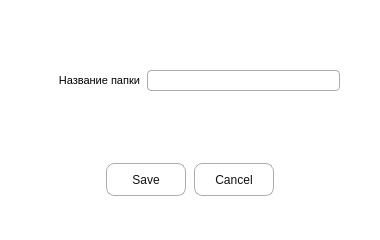
<?xml version="1.0" encoding="UTF-8"?>
<ui version="4.0">
 <class>add_folder_dialog</class>
 <widget class="QDialog" name="add_folder_dialog">
  <property name="geometry">
   <rect>
    <x>0</x>
    <y>0</y>
    <width>380</width>
    <height>240</height>
   </rect>
  </property>
  <property name="minimumSize">
   <size>
    <width>380</width>
    <height>240</height>
   </size>
  </property>
  <property name="maximumSize">
   <size>
    <width>380</width>
    <height>300</height>
   </size>
  </property>
  <property name="windowTitle">
   <string>Создание папки</string>
  </property>
  <property name="styleSheet">
   <string notr="true">QDialog{
background-color: rgb(255, 255, 255);
}

QWidget{
background-color: rgb(255, 255, 255);
}

QFrame{
	border-color: rgb(245, 242, 242);
background-color: rgb(255, 255, 255);
}

QPushButton{
	width: 70px;
	height: 23px;
	color: rgb(17,17,17);
	border-width: 1px;
	border-radius: 8px;
	border-color: rgb(174, 171, 171);
	border-style: solid;
	background-color: rgb(255, 255, 255);
	margin: 1px;
	padding: 4px;
}

QPushButton:hover{
	width: 70px;
	height: 23px;
	color: rgb(17,17,17);
	border-width: 1px;
	border-radius: 8px;
	border-color: rgb(174, 171, 171);
	border-style: solid;
	background-color: rgb(249, 247, 247);
	margin: 1px;
	padding: 2px;
}

QLineEdit{
	border-width: 1px;
	border-radius: 4px;
	border-style: solid;
	border-color: rgb(174, 171, 171);
	margin: 1px;
	padding: 2px;
	background-color: rgb(255, 255, 255);
}

</string>
  </property>
  <widget class="QDialogButtonBox" name="buttonBox">
   <property name="geometry">
    <rect>
     <x>0</x>
     <y>150</y>
     <width>380</width>
     <height>60</height>
    </rect>
   </property>
   <property name="font">
    <font>
     <pointsize>8</pointsize>
    </font>
   </property>
   <property name="orientation">
    <enum>Qt::Horizontal</enum>
   </property>
   <property name="standardButtons">
    <set>QDialogButtonBox::Cancel|QDialogButtonBox::Save</set>
   </property>
   <property name="centerButtons">
    <bool>true</bool>
   </property>
  </widget>
  <widget class="QWidget" name="horizontalLayoutWidget">
   <property name="geometry">
    <rect>
     <x>40</x>
     <y>30</y>
     <width>301</width>
     <height>101</height>
    </rect>
   </property>
   <layout class="QHBoxLayout" name="horizontalLayout">
    <item>
     <widget class="QLabel" name="name_folder_label">
      <property name="sizePolicy">
       <sizepolicy hsizetype="Fixed" vsizetype="Fixed">
        <horstretch>0</horstretch>
        <verstretch>0</verstretch>
       </sizepolicy>
      </property>
      <property name="minimumSize">
       <size>
        <width>100</width>
        <height>0</height>
       </size>
      </property>
      <property name="maximumSize">
       <size>
        <width>220</width>
        <height>40</height>
       </size>
      </property>
      <property name="font">
       <font>
        <family>MS Shell Dlg 2</family>
        <pointsize>8</pointsize>
       </font>
      </property>
      <property name="layoutDirection">
       <enum>Qt::LeftToRight</enum>
      </property>
      <property name="text">
       <string>Название папки</string>
      </property>
      <property name="alignment">
       <set>Qt::AlignRight|Qt::AlignTrailing|Qt::AlignVCenter</set>
      </property>
      <property name="wordWrap">
       <bool>true</bool>
      </property>
      <property name="margin">
       <number>3</number>
      </property>
     </widget>
    </item>
    <item>
     <widget class="QLineEdit" name="name_folder">
      <property name="sizePolicy">
       <sizepolicy hsizetype="Fixed" vsizetype="Fixed">
        <horstretch>3</horstretch>
        <verstretch>0</verstretch>
       </sizepolicy>
      </property>
      <property name="minimumSize">
       <size>
        <width>0</width>
        <height>0</height>
       </size>
      </property>
      <property name="maximumSize">
       <size>
        <width>10000</width>
        <height>23</height>
       </size>
      </property>
      <property name="font">
       <font>
        <pointsize>8</pointsize>
       </font>
      </property>
     </widget>
    </item>
   </layout>
  </widget>
 </widget>
 <resources/>
 <connections/>
</ui>
